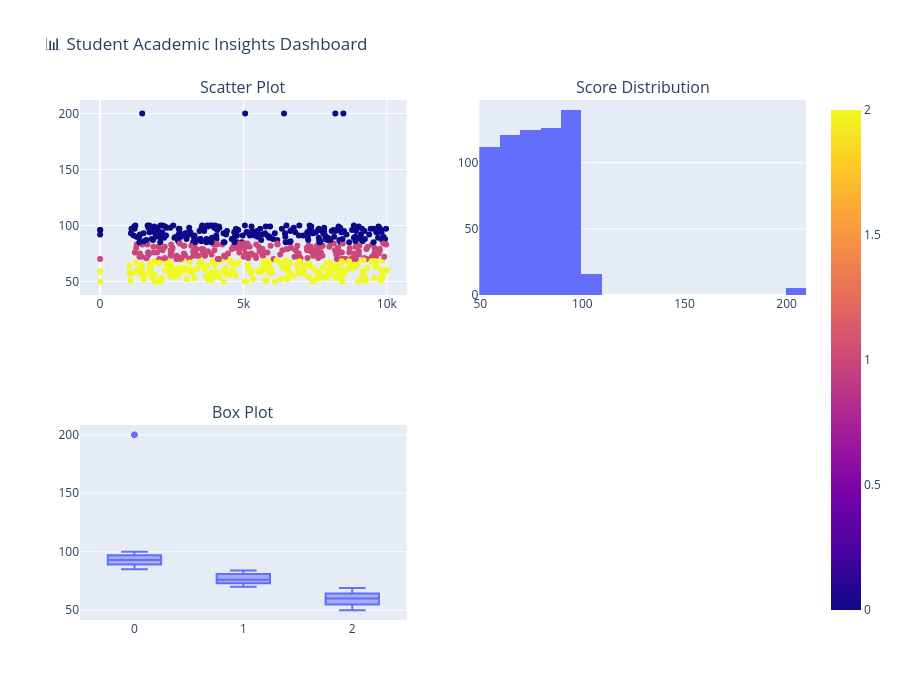

Here is the notebook cell this chart was saved with:
### Code cell
import plotly.express as px
from plotly.subplots import make_subplots
import plotly.graph_objects as go

# Scatter plot
fig1 = px.scatter(
    df,
    x=df.columns[0],
    y="final_score",
    color="grade_category"
)

# Histogram
fig2 = px.histogram(
    df,
    x="final_score",
    nbins=20
)

# Box plot
fig3 = px.box(
    df,
    x="grade_category",
    y="final_score"
)

# Combine into dashboard
fig = make_subplots(
    rows=2, cols=2,
    subplot_titles=("Scatter Plot", "Score Distribution", "Box Plot", "")
)

fig.add_trace(fig1.data[0], row=1, col=1)
fig.add_trace(fig2.data[0], row=1, col=2)
fig.add_trace(fig3.data[0], row=2, col=1)

fig.update_layout(
    height=700,
    title_text="📊 Student Academic Insights Dashboard"
)

fig.show()

# Save outputs
fig.write_image("dashboard.png")

### Figure 1 — Plotly figure (JSON) as saved in the notebook; plotly's stock layout.template omitted (floating-point values rounded to 4 significant figures; data arrays with more than 128 entries replaced by an {"elided": "..."} marker saying what was removed)
{"data": [{"hovertemplate": "studentid=%{x}<br>final_score=%{y}<br>grade_category=%{marker.color}<extra></extra>", "legendgroup": "", "marker": {"color": {"elided": "645 int values"}, "coloraxis": "coloraxis", "symbol": "circle"}, "mode": "markers", "name": "", "orientation": "v", "showlegend": false, "type": "scatter", "x": {"elided": "645 float values"}, "xaxis": "x", "y": {"elided": "645 float values"}, "yaxis": "y"}, {"bingroup": "x", "hovertemplate": "final_score=%{x}<br>count=%{y}<extra></extra>", "legendgroup": "", "marker": {"color": "#636efa", "pattern": {"shape": ""}}, "name": "", "nbinsx": 20, "orientation": "v", "showlegend": false, "type": "histogram", "x": {"elided": "645 float values"}, "xaxis": "x2", "yaxis": "y2"}, {"alignmentgroup": "True", "hovertemplate": "grade_category=%{x}<br>final_score=%{y}<extra></extra>", "legendgroup": "", "marker": {"color": "#636efa"}, "name": "", "notched": false, "offsetgroup": "", "orientation": "v", "showlegend": false, "type": "box", "x": {"elided": "645 int values"}, "x0": " ", "xaxis": "x3", "y": {"elided": "645 float values"}, "y0": " ", "yaxis": "y3"}], "layout": {"annotations": [{"font": {"size": 16}, "showarrow": false, "text": "Scatter Plot", "x": 0.225, "xanchor": "center", "xref": "paper", "y": 1, "yanchor": "bottom", "yref": "paper"}, {"font": {"size": 16}, "showarrow": false, "text": "Score Distribution", "x": 0.775, "xanchor": "center", "xref": "paper", "y": 1, "yanchor": "bottom", "yref": "paper"}, {"font": {"size": 16}, "showarrow": false, "text": "Box Plot", "x": 0.225, "xanchor": "center", "xref": "paper", "y": 0.375, "yanchor": "bottom", "yref": "paper"}], "height": 700, "title": {"text": "📊 Student Academic Insights Dashboard"}, "xaxis": {"anchor": "y", "domain": [0, 0.45]}, "xaxis2": {"anchor": "y2", "domain": [0.55, 1]}, "xaxis3": {"anchor": "y3", "domain": [0, 0.45]}, "xaxis4": {"anchor": "y4", "domain": [0.55, 1]}, "yaxis": {"anchor": "x", "domain": [0.625, 1]}, "yaxis2": {"anchor": "x2", "domain": [0.625, 1]}, "yaxis3": {"anchor": "x3", "domain": [0, 0.375]}, "yaxis4": {"anchor": "x4", "domain": [0, 0.375]}}}
